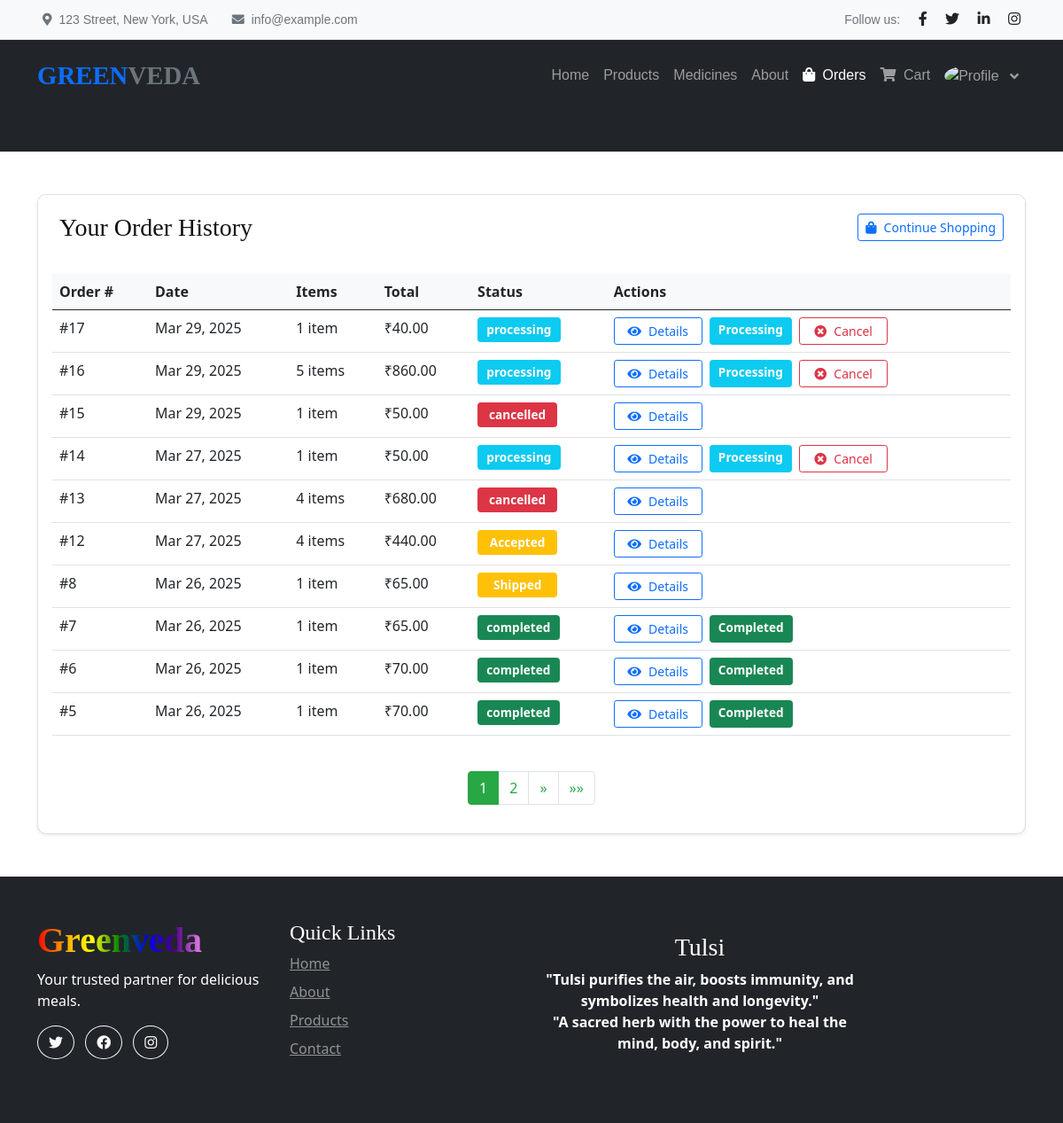
The page /orders/ (signed in) on the database its author committed.
### vedaapp/models.py (models this page shows, shortened)
class Order(models.Model):
    STATUS_CHOICES = [
        ('pending', 'Pending'),
        ('accepted', 'Accepted'),
        ('packaged', 'Packaged'),
        ('shipped', 'Shipped'),
        ('delivered', 'Delivered'),
        ('rejected', 'Rejected'),
    ]
    status = models.CharField(max_length=20, choices=STATUS_CHOICES, default='pending')
    rejection_reason = models.TextField(blank=True, null=True)
    user = models.ForeignKey(get_user_model(), on_delete=models.CASCADE)
    created_at = models.DateTimeField(auto_now_add=True)
    total_price = models.DecimalField(max_digits=10, decimal_places=2)
    status = models.CharField(max_length=20, choices=STATUS_CHOICES, default='pending')

### vedaapp/views.py (the view)
# urls.py: path('orders/', views.order_history, name='order_history'),
def order_history(request):
    orders_list = Order.objects.filter(user=request.user).order_by('-created_at')
    paginator = Paginator(orders_list, 10)
    page_number = request.GET.get('page')
    page_obj = paginator.get_page(page_number)
    return render(request, 'order_history.html', {
        'orders': page_obj,
        'page_obj': page_obj,
        'is_paginated': paginator.num_pages > 1
    })

### vedaapp/templates/order_history.html (shortened to what this page needs)
{% extends 'base.html' %}
{% load static %}
{% block content %}
<div class="container py-5">
    <div class="row">
        <div class="col-lg-12">
            <div class="card shadow-sm">
                <div class="card-header bg-white border-bottom-0">
                    <div class="d-flex justify-content-between align-items-center">
                        <h3 class="mb-0">Your Order History</h3>
                        <a href="{% url 'products' %}" class="btn btn-sm btn-outline-primary">
                            <i class="fas fa-shopping-bag"></i> Continue Shopping
                        </a>
                    </div>
                </div>
                <div class="card-body">
                    {% if orders %}
                    <div class="table-responsive">
                        <table class="table table-hover">
                            <thead class="thead-light">
                                <tr>
                                    <th>Order #</th>
                                    <th>Date</th>
                                    <th>Items</th>
                                    <th>Total</th>
                                    <th>Status</th>
                                    <th>Actions</th>
                                </tr>
                            </thead>
                            <tbody>
                                {% for order in orders %}
                                <tr>
                                    <td>#{{ order.id }}</td>
                                    <td>{{ order.created_at|date:"M d, Y" }}</td>
                                    <td>{{ order.items.count }} item{{ order.items.count|pluralize }}</td>
                                    <td>₹{{ order.total_price }}</td>
                                    <td>
                                        <span class="badge
                                            {% if order.status == 'completed' %}bg-success
                                            {% elif order.status == 'processing' %}bg-info
                                            {% elif order.status == 'cancelled' %}bg-danger
                                            {% else %}bg-warning{% endif %}">
                                            {{ order.get_status_display }}
                                        </span>
                                    </td>
                                    <td>
                                        <div class="d-flex flex-wrap" style="gap: 0.5rem;">
                                            <a href="{% url 'order_detail' order.id %}"
                                               class="btn btn-sm btn-outline-primary"
                                               title="View Details">
                                                <i class="fas fa-eye"></i> Details
                                            </a>
                                            {% if order.status|lower == 'pending' %}
                                            <span class="badge bg-warning">Pending Payment</span>
                                            <button class="btn btn-sm btn-outline-danger cancel-order-btn"
                                                    data-order-id="{{ order.id }}"
                                                    data-bs-toggle="modal"
                                                    data-bs-target="#cancelOrderModal">
                                                <i class="fas fa-times-circle"></i> Cancel
                                            </button>
                                        {% elif order.status|lower == 'processing' %}
                                            <span class="badge bg-info">Processing</span>
                                            <button class="btn btn-sm btn-outline-danger cancel-order-btn"
                                                    data-order-id="{{ order.id }}"
                                                    data-bs-toggle="modal"
                                                    data-bs-target="#cancelOrderModal">
                                                <i class="fas fa-times-circle"></i> Cancel
                                            </button>
                                        {% elif order.status|lower == 'completed' %}
                                            <span class="badge bg-success">Completed</span>
                                        {% endif %}
                                        </div>
                                    </td>
                                </tr>
                                {% endfor %}
                            </tbody>
                        </table>
                    </div>
                    {% if is_paginated %}
                    <nav aria-label="Page navigation">
                        <ul class="pagination justify-content-center mt-4">
                            {% for num in page_obj.paginator.page_range %}
                            {% if page_obj.number == num %}
                            <li class="page-item active"><a class="page-link" href="?page={{ num }}">{{ num }}</a></li>
                            {% elif num > page_obj.number|add:'-3' and num < page_obj.number|add:'3' %}
                            <li class="page-item"><a class="page-link" href="?page={{ num }}">{{ num }}</a></li>
                            {% endif %}
                            {% endfor %}
                            {% if page_obj.has_next %}
                            <li class="page-item">
                                <a class="page-link" href="?page={{ page_obj.next_page_number }}" aria-label="Next">
                                    <span aria-hidden="true">&raquo;</span>
                                </a>
                            </li>
                            <li class="page-item">
                                <a class="page-link" href="?page={{ page_obj.paginator.num_pages }}" aria-label="Last">
                                    <span aria-hidden="true">&raquo;&raquo;</span>
                                </a>
                            </li>
                            {% endif %}
                        </ul>
                    </nav>
                    {% endif %}
                    {% endif %}
                </div>
            </div>
        </div>
    </div>
</div>
{% endblock %}

### vedaapp/static/css/style.css (style rules this page uses)
:root { --primary: #3CB815; --secondary: #F65005; --light: #F7F8FC; --dark: #111111; }
.btn { font-weight: 500; transition: .5s; }

### vedaapp/templates/order_history.html (style rules this page uses)
.table th { font-weight: 600; background-color: #f8f9fa; }
.badge { font-size: 0.85em; padding: 0.5em 0.75em; min-width: 90px; }
.card { border-radius: 10px; overflow: hidden; }
.card-header { padding: 1.25rem 1.5rem; }
.page-item.active .page-link { background-color: #28a745; border-color: #28a745; }
.page-link { color: #28a745; }
td .btn { white-space: nowrap; }
td .d-flex { flex-wrap: wrap; gap: 0.5rem; }
.cancel-order-btn, .btn-outline-primary { min-width: 100px; display: inline-flex; align-items: center; justify-content: center; gap: 0.5rem; }

### rows shown on the page
Order: id "17", created_at "Mar 29, 2025", items.count "1", total_price "40.00", status "processing"
Order: id "16", created_at "Mar 29, 2025", items.count "5", total_price "860.00", status "processing"
Order: id "15", created_at "Mar 29, 2025", items.count "1", total_price "50.00", status "cancelled"
Order: id "14", created_at "Mar 27, 2025", items.count "1", total_price "50.00", status "processing"
Order: id "13", created_at "Mar 27, 2025", items.count "4", total_price "680.00", status "cancelled"
Order: id "12", created_at "Mar 27, 2025", items.count "4", total_price "440.00", status "Accepted"
Order: id "8", created_at "Mar 26, 2025", items.count "1", total_price "65.00", status "Shipped"
Order: id "7", created_at "Mar 26, 2025", items.count "1", total_price "65.00", status "completed", shows "Completed"
Order: id "6", created_at "Mar 26, 2025", items.count "1", total_price "70.00", status "completed", shows "Completed"
Order: id "5", created_at "Mar 26, 2025", items.count "1", total_price "70.00", status "completed", shows "Completed"

### other values the page prints
{{ num }} "1"
{{ num }} "2"
